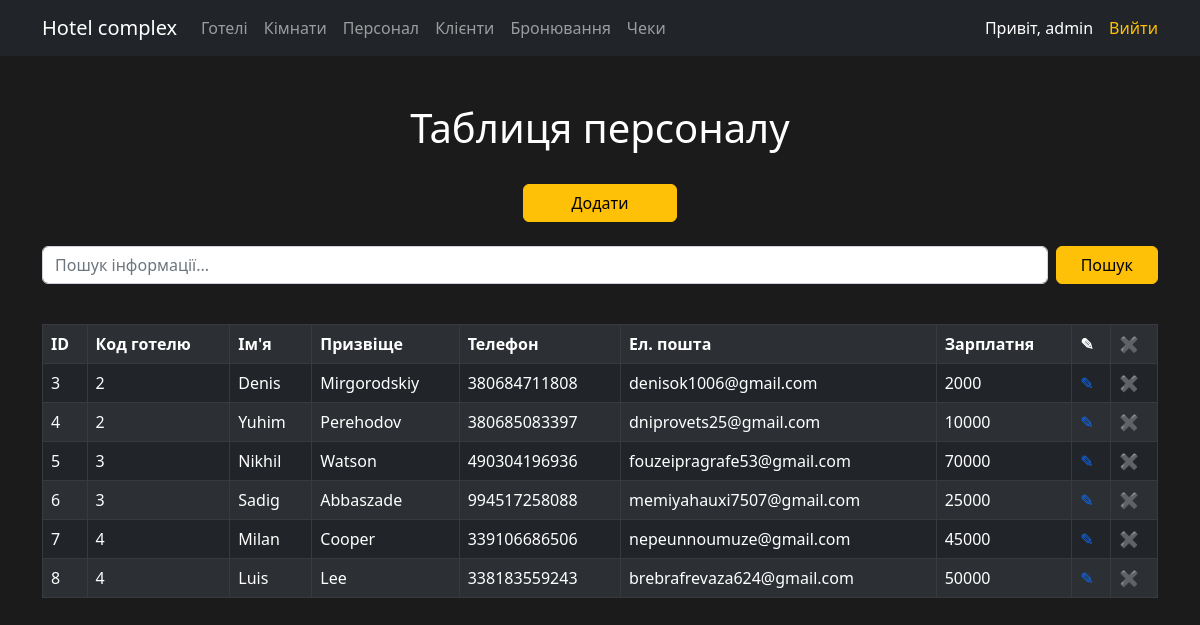
The app's page /Hotelcomplex/index.php?table=staff (signed in) with its own data.
### tables this page shows
CREATE TABLE `staff` (
  `id` bigint UNSIGNED NOT NULL,
  `hotel_code` bigint UNSIGNED NOT NULL,
  `fname` varchar(15) NOT NULL,
  `lname` varchar(20) NOT NULL,
  `phone` varchar(30) NOT NULL,
  `email` varchar(32) NOT NULL,
  `salary` int DEFAULT NULL
);

### Hotelcomplex/includes/connection.php (called while the page is built, shortened)
<?php
function _switch($table) {
    switch ($table) {
        case 'staff':
            $name = 'Таблиця персоналу';
            $cols = ['ID', 'Код готелю', "Ім'я", 'Призвіще', "Телефон", "Ел. пошта", "Зарплатня"];
            $n_cols = [
                'id' => $cols[0],
                'hotel_code' => $cols[1],
                'fname' => $cols[2],
                'lname' => $cols[3],
                'phone' => $cols[4],
                'email' => $cols[5],
                'salary' => $cols[6],
            ];
            break;
    }
    return [
        'name'   => $name,
        'cols'   => $cols,
        'n_cols' => $n_cols
    ];
}

### Hotelcomplex/includes/auth.php (called while the page is built, shortened)
<?php
$is_login = false;
if (isset($_SESSION['user'])) {
    $is_login = true;
}
if ($is_login && $_SESSION['user'][1] == 'admin') {
    $is_admin = true;
}
        ?>

### Hotelcomplex/index.php (the view, shortened to what this page needs)
<?php require_once 'includes/auth.php' ?>
<?php
require_once("includes/connection.php");
require 'includes/header.php';
$table = htmlspecialchars($_GET['table']);
extract(_switch($table));
$sql = "SELECT * FROM `$table`";
$data = mysqli_query($con, $sql);
if ($data) {
?>
    <div class="container-fluid text-center text-white">
        <h1 class="pt-5"><?= $name ?></h1>
    </div>
    <?php if ($is_admin): ?>
        <div class="container d-flex justify-content-center pt-4 pb-2">
            <a href="create.php?table=<?= $table ?>" class="btn btn-warning px-5">Додати</a>
        </div>
    <?php endif; ?>
    <div class="container">
    <form class="d-flex py-3" role="search" method="POST" action="<?= $_SERVER['REQUEST_URI'] ?>">
        <input class="form-control me-2" name="q" type="search" autocomplete="off" placeholder="Пошук інформації..." value="<?= (isset($_POST['q'])) ? $q : '' ?>" aria-label="Search">
        <button class="btn btn-warning px-4" type="submit">Пошук</button>
      </form>
    <table class="mt-4 table table-dark table-bordered table-striped">
        <tr>
            <?php foreach ($cols as $col) : ?>
                <th><?= htmlspecialchars($col) ?></th>
            <?php endforeach; ?>
            <?php if ($is_admin): ?>
                <th>&#9998;</th>
                <th>&#10006;</th>
            <?php endif; ?>
        </tr>
        <?php foreach ($data as $row) : ?>
            <tr>
                <?php $i = 0; ?>
                <?php foreach ($row as $key => $field) : ?>
                    <?php
                    if ($i == 0) {
                        $temp_id = $field;
                    }
                    ?>
                    <td>
                        <?= htmlspecialchars($field) ?>
                    </td>
                    <?php $i++; ?>
                <?php endforeach; ?>
                <?php if ($is_admin): ?>
                    <td>
                        <a href="edit.php?table=<?= htmlspecialchars($table) ?>&id=<?=htmlspecialchars($temp_id) ?>" class="text-decoration-none">&#9998;</a>
                    </td>
                    <td>
                        <a href="delete.php?table=<?= htmlspecialchars($table) ?>&id=<?= htmlspecialchars($temp_id) ?>" class="text-decoration-none">&#10006;</a>
                    </td>
                <?php endif; ?>
            </tr>
        <?php endforeach; ?>
    </table>
    </div>
<?php
} else {
    echo ('<h1 style="color: #fff;">This table is empty!</h1>');
}
require 'includes/footer.php';
?>

### Hotelcomplex/css/style.css (style rules this page uses)
body { background-color: rgb(27, 27, 27); color: #fff; }

### records on screen
staff: id "3", hotel_code "2", fname "Denis", lname "Mirgorodskiy", phone "380684711808", email "denisok1006@gmail.com", salary "2000"
staff: id "4", hotel_code "2", fname "Yuhim", lname "Perehodov", phone "380685083397", email "dniprovets25@gmail.com", salary "10000"
staff: id "5", hotel_code "3", fname "Nikhil", lname "Watson", phone "490304196936", email "fouzeipragrafe53@gmail.com", salary "70000"
staff: id "6", hotel_code "3", fname "Sadig", lname "Abbaszade", phone "994517258088", email "memiyahauxi7507@gmail.com", salary "25000"
staff: id "7", hotel_code "4", fname "Milan", lname "Cooper", phone "339106686506", email "nepeunnoumuze@gmail.com", salary "45000"
staff: id "8", hotel_code "4", fname "Luis", lname "Lee", phone "338183559243", email "brebrafrevaza624@gmail.com", salary "50000"

### other values on screen
$_SESSION['user'][0] "admin"
$name "Таблиця персоналу"
$col "ID"
$col "Код готелю"
$col "Ім'я"
$col "Призвіще"
$col "Телефон"
$col "Ел. пошта"
$col "Зарплатня"
